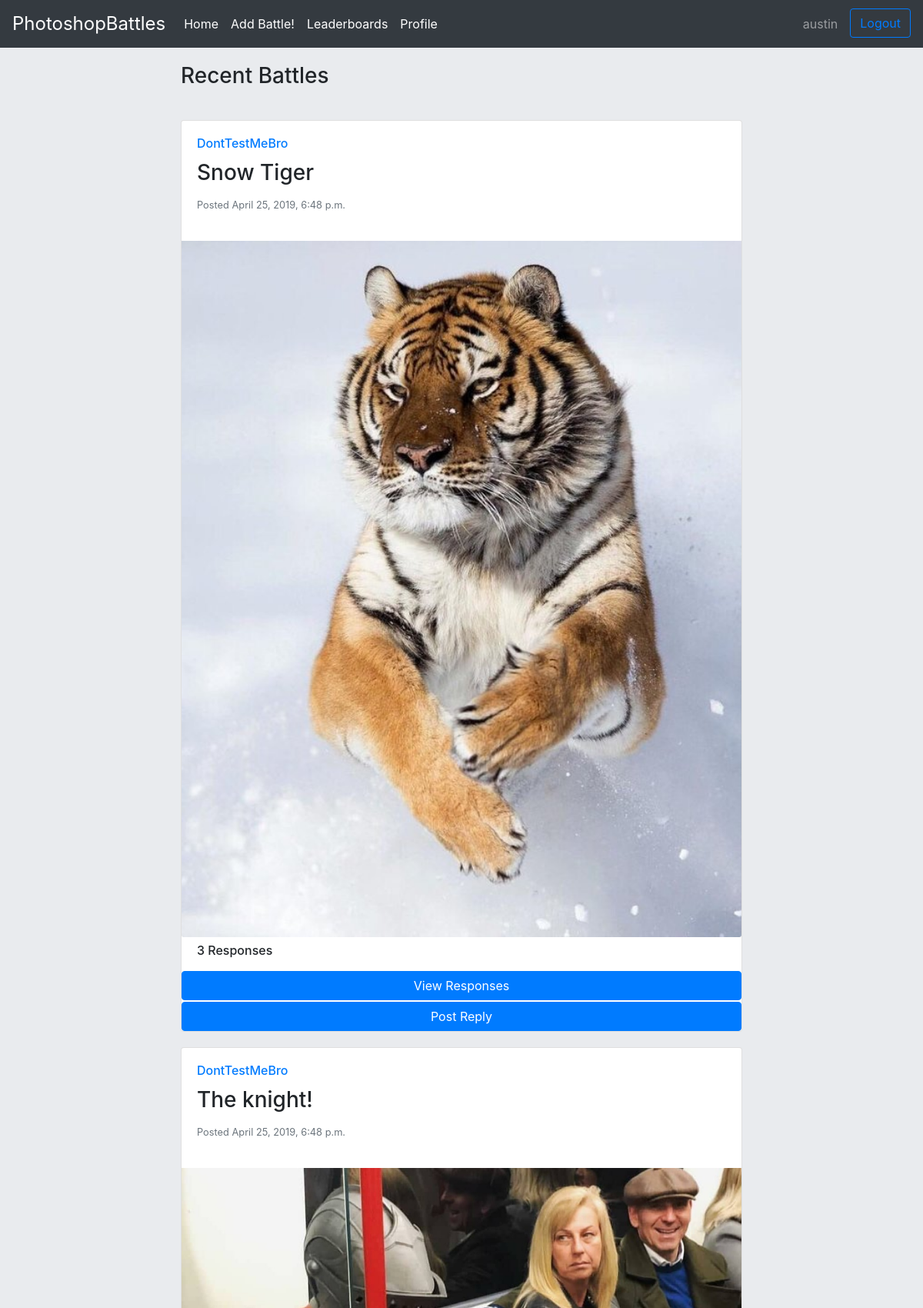
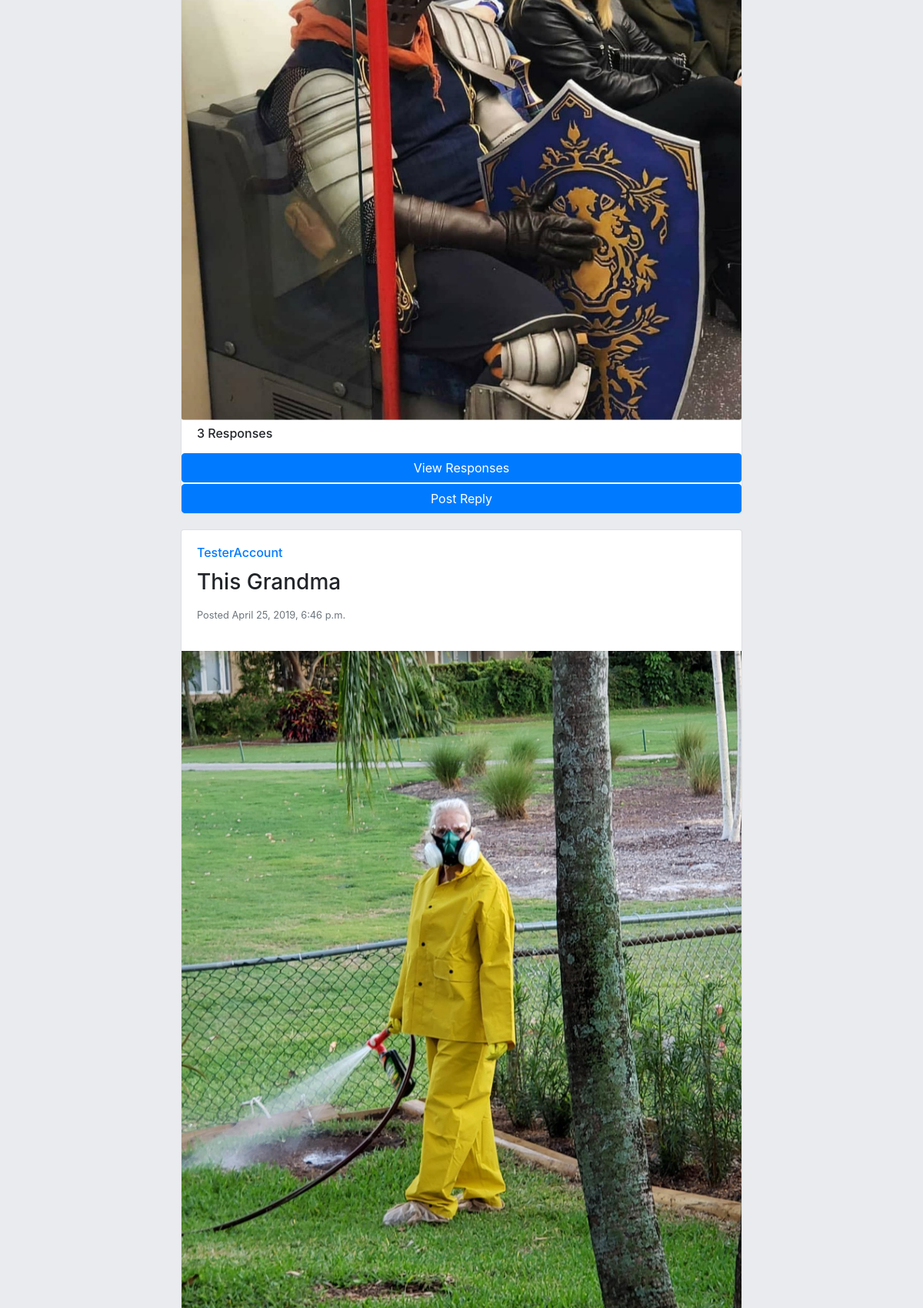
Screenshot of / (signed in, upper part) with the database file from the repository (2 pictures, top to bottom).
### application/models.py (models this page shows, shortened)
class Post(models.Model):
    user = models.ForeignKey(User,on_delete=models.CASCADE)
    title = models.CharField(max_length=40)
    image = models.ImageField(upload_to='post_pictures')
    pub_date = models.DateTimeField('date published')

### application/views.py (the view)
# urls.py: path('', IndexView, name='index'),
def IndexView(request):
    if request.method =='POST':
        reply_form = NewReply(request.POST or None, request.FILES or None)
        user = request.user
        if reply_form.is_valid():
            title = reply_form.cleaned_data.get('title')
            image = reply_form.cleaned_data.get('image')
            postID = request.POST.get("postID")
            post=Post.objects.filter(id=postID)[0]
            Reply.objects.create(
                title=title,
                image=image,
                user=user,
                post_replying_to=post,
                pub_date = timezone.now(),
            )
            return HttpResponseRedirect('/')
    else:
        context = {}
        context['reply_form'] = NewReply()
        latest_posts = Post.objects.all().order_by('-pub_date')
        paginator = Paginator(latest_posts, 5)
        page = request.GET.get('page')
        posts = paginator.get_page(page)
        context['posts'] = posts
        return render(request, 'application/home.html', context)

### application/models.py (called while the page is built)
    def like_list(self):
        liked_list = []
        for u in self.liked_set.all():
            liked_list.append(u.user.username)
        return liked_list

    def favourite_list(self):
        favourite_list = []
        for u in self.favourite_set.all():
            favourite_list.append(u.user.username)
        return favourite_list

### application/templates/application/home.html (shortened to what this page needs)
{% extends 'application/base_layout.html' %}
{% block container %}
  <div class="row justify-content-sm-center">
    <div class="col-sm-8">
      {% if posts %}
      <h3 class="recent-battles-heading">Recent Battles</h3>
      {% for post in posts %}
        {% include 'application/post.html' %}
      {% endfor %}
      {% else  %}
        <h3>No Battles Found</h3>
      {% endif %}
    </div>
  </div>
{% endblock %}

### application/templates/application/base_layout.html (shortened to what this page needs)
{% load static %}
<!DOCTYPE html>
{% block html %}
<html lang="en">
    {% block head %}
    <head>
        <link rel="stylesheet" href="https://maxcdn.bootstrapcdn.com/bootstrap/4.0.0/css/bootstrap.min.css">
        <link rel="stylesheet" href="{% static 'css/main.css' %}">
    </head>
    {% endblock %}
    {% block body %}
    <body>
        {% block nav %}
   <nav class="navbar navbar-expand-lg navbar-dark bg-dark">
  <a class="navbar-brand site-title" href="/">PhotoshopBattles</a>
  <div class="collapse navbar-collapse" id="navbarSupportedContent">
    <ul class="navbar-nav mr-auto">
      <li class="nav-item active">
        <a class="nav-link" href="/">Home <span class="sr-only">(current)</span></a>
      </li>
      {% if user.is_authenticated %}
      <li class="nav-item active">
        <a class="nav-link" href="/new_post">Add Battle! <span class="sr-only">(current)</span></a>
      </li>
      {% endif %}
      <li class="nav-item active">
        <a class="nav-link" href="/leaderboard">Leaderboards <span class="sr-only">(current)</span></a>
      </li>
      {% if user.is_authenticated %}
      <li class="nav-item active">
          <a class="nav-link" href="/profile/{{user.username}}">Profile <span class="sr-only">(current)</span></a>
        </li>
      {% endif %}
      </ul>
    <ul class="navbar-nav m1-auto">
    {% if not user.is_authenticated %}
        <li class="nav-item">
        <a class="btn btn-outline-primary" href="/account/login">Login</a>
      </li>
       <li class="nav-item">
        <a class="btn btn-primary signup-button" href="/account/register">Signup</a>
      </li>
    {% else %}
        <li class="nav-item">
        <a class="nav-link" href="/profile/{{user.username}}">{{ user.username }}</a>
      </li>
      <li class="nav-item">
        <a class="btn btn-outline-primary logout-button" href="/account/logout">Logout</a>
      </li>
    {% endif %}
    </ul>
  </div>
</nav>
        {% endblock %}
        {% block body_content %}
            <div class="container">
                {% block container %}{% endblock %}
            </div>
        {% endblock %}
    </body>
    {% endblock %}
</html>
{% endblock %}

### application/templates/application/post.html (shortened to what this page needs)
<div class="post">
  <div class="card">
    <div class="card-body">
      <h6 class="card-title username"><a href="/profile/{{post.user}}">{{post.user}}</a></h6>
      <h3 class="card-title post-title">{{post.title}}</h6>
      <p class="card-text date-posted post-date"><small class="text-muted">Posted {{post.pub_date}}</small></p>
    </div>
    <img class="card-img-bottom" src="/media/{{ post.image }}" alt="{{post.title}}" >
    {% if post.reply_set.all %}
    {% if post.reply_set.count >= 1 %}
    <h6 class="reply-heading">{{ post.reply_set.count }} Responses</h6>
    <button type="button" class="btn btn-primary" data-toggle="modal" data-target=".bd-example-modal-md-{{post.id}}">View Responses</button>
    {% if user.is_authenticated %}
    <button type="button" class="btn btn-primary reply-button" data-toggle="modal" data-target=".bd-example-modal-md-{{post.id}}-reply">Post Reply</button>
    {%endif%}
    {% endif %}
    {% endif %}
  </div>
</div>

### static/css/main.css (style rules this page uses)
body { background: #E9EBEE; }
@media only screen and (min-width: 992px) { .logout-button { margin-left: 8px; } }
.site-title { font-size: 1.5rem; }
.recent-battles-heading { padding: 1.25rem 0; }
.post { margin: 20px 0; }
.reply-heading { padding: 0.5rem 1.25rem; }
.reply-button { margin-top:2px; }
.post-date { float:left; }

### rows the page displays
Post: user "DontTestMeBro", title "Snow Tiger", pub_date "April 25, 2019, 6:48 p.m.", image (picture), reply_set.count "3"
Post: user "DontTestMeBro", title "The knight!", pub_date "April 25, 2019, 6:48 p.m.", image (picture), reply_set.count "3"
Post: user "TesterAccount", title "This Grandma", pub_date "April 25, 2019, 6:46 p.m.", image (picture)

### other values shown
{{ user.username }} "austin"
